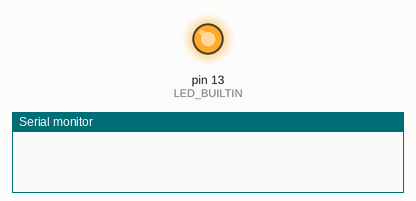
Recording of a sketch running on a simulated Arduino Uno, built with avr-gcc and run on an emulated ATmega328P. Parts: output pins drawn as LEDs (lit = HIGH), the last lines printed to the serial monitor.

Above: at 2.5 s.
At 11.5 s:
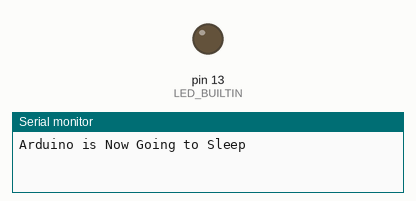
Timing chart, 0 to 23.4 s (numbered marks = the images above):
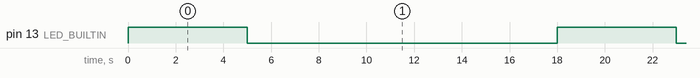

Measured:
- by itself, pin 13 (LED_BUILTIN): alternates HIGH for 5.0 s and LOW for 13.0 s

The sketch:

ArduinoSleep_and_SwitchingAllunsedPins.ino
```cpp
#include <LowPower.h>

void setup() {
  // put your setup code here, to run once:
  Serial.begin(9600);
  pinMode(LED_BUILTIN, OUTPUT);
}

void loop() {
  // put your main code here, to run repeatedly:
  digitalWrite(LED_BUILTIN, HIGH);
  delay(5000);
  digitalWrite(LED_BUILTIN, LOW);
  Serial.println("Arduino is Now Going to Sleep");
  LowPower.idle(SLEEP_8S, ADC_OFF, TIMER2_OFF, TIMER1_OFF, TIMER0_OFF,SPI_OFF, USART0_OFF, TWI_OFF);

  Serial.println("Arduino is Now Awake");
  delay(5000);

}
```
